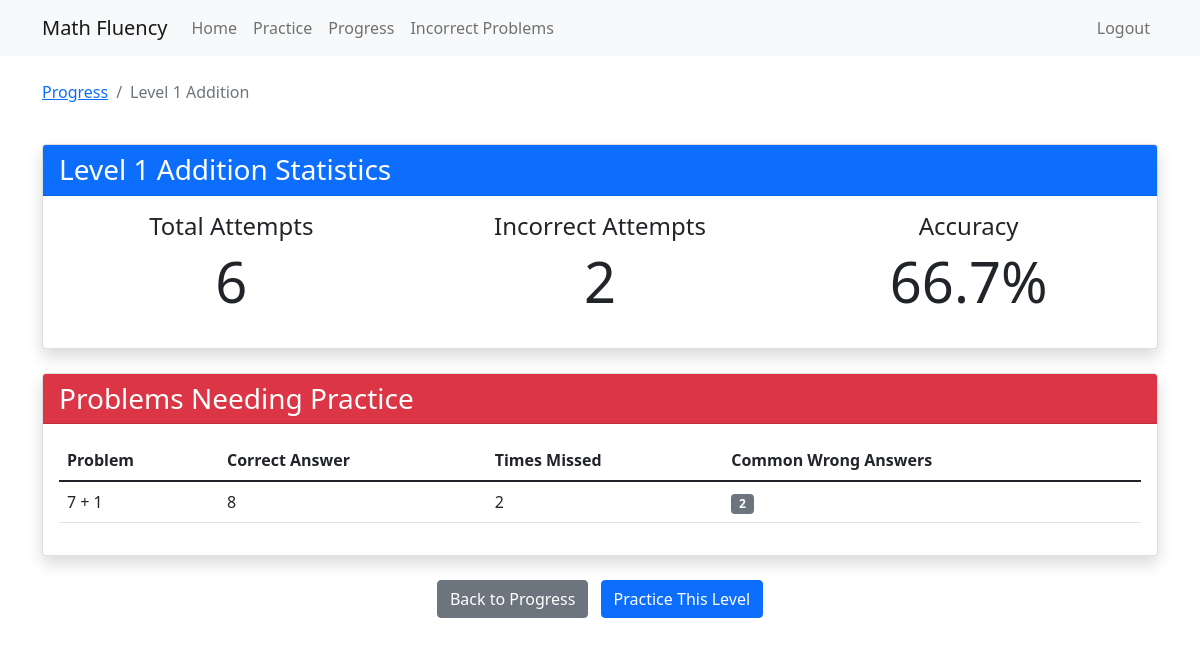
Page /analyze_level/addition/1 (signed in) on the earlier database version.
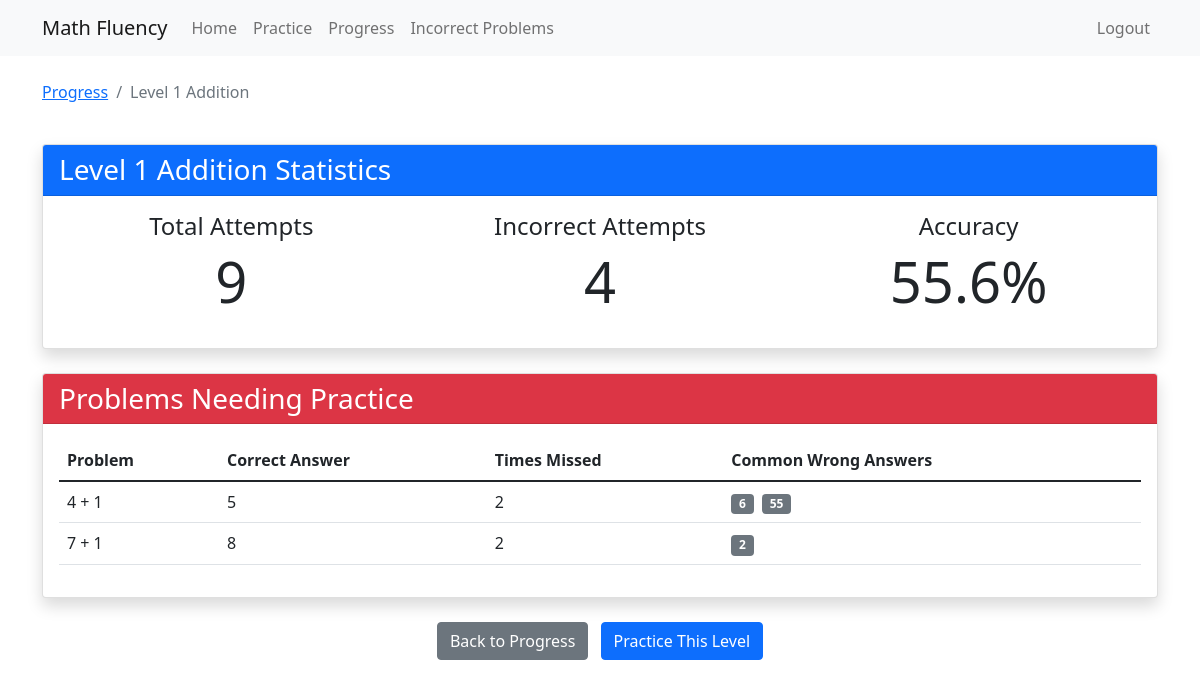
Same page on the later database version.
### models/practice_attempt.py (models this page shows)
class PracticeAttempt(db.Model):
    id = db.Column(db.Integer, primary_key=True)
    user_id = db.Column(db.Integer, db.ForeignKey('user.id'), nullable=False)
    operation = db.Column(db.String(20), nullable=False)  # 'addition' or 'multiplication'
    level = db.Column(db.Integer, nullable=False)
    problem = db.Column(db.String(50), nullable=False)
    user_answer = db.Column(db.Integer, nullable=False)
    correct_answer = db.Column(db.Integer, nullable=False)
    is_correct = db.Column(db.Boolean, nullable=False)
    time_taken = db.Column(db.Float)  # in seconds
    created_at = db.Column(db.DateTime, default=datetime.utcnow)
    user = db.relationship('User', backref=db.backref('practice_attempts', lazy=True))

### app.py (the view)
@app.route('/analyze_level/<operation>/<int:level>')
@login_required
def analyze_level(operation, level):
    try:
        attempts = PracticeAttempt.query.filter(
            PracticeAttempt.user_id == current_user.id,
            PracticeAttempt.operation == operation,
            PracticeAttempt.level == level
        ).order_by(PracticeAttempt.created_at.desc()).all()
        total_attempts = len(attempts)
        incorrect_attempts = [a for a in attempts if not a.is_correct]
        problem_stats = {}
        for attempt in incorrect_attempts:
            if attempt.problem not in problem_stats:
                problem_stats[attempt.problem] = {
                    'incorrect_count': 0,
                    'user_answers': [],
                    'correct_answer': attempt.correct_answer
                }
            problem_stats[attempt.problem]['incorrect_count'] += 1
            problem_stats[attempt.problem]['user_answers'].append(attempt.user_answer)
        problems_list = [
            {
                'problem': problem,
                'incorrect_count': stats['incorrect_count'],
                'user_answers': stats['user_answers'],
                'correct_answer': stats['correct_answer']
            }
            for problem, stats in problem_stats.items()
        ]
        problems_list.sort(key=lambda x: x['incorrect_count'], reverse=True)
        accuracy = ((total_attempts - len(incorrect_attempts)) / total_attempts * 100) if total_attempts > 0 else 0
        return render_template('analyze_level.html',
            operation=operation,
            level=level,
            total_attempts=total_attempts,
            incorrect_count=len(incorrect_attempts),
            accuracy=accuracy,
            problems=problems_list
        )
    except Exception as e:
        print(f"Error in analyze_level route: {str(e)}")
        return f"An error occurred: {str(e)}", 500

### app.py (called while the page is built)
@app.template_filter('unique')
def unique_filter(l):
    seen = set()
    return [x for x in l if not (x in seen or seen.add(x))]

@login_manager.user_loader
def load_user(user_id):
    return User.query.get(int(user_id))

### templates/analyze_level.html (shortened to what this page needs)
{% extends "base.html" %}
{% block content %}
<div class="container mt-4">
    <div class="row mb-4">
        <div class="col">
            <nav aria-label="breadcrumb">
                <ol class="breadcrumb">
                    <li class="breadcrumb-item"><a href="{{ url_for('progress') }}">Progress</a></li>
                    <li class="breadcrumb-item active">Level {{ level }} {{ operation|title }}</li>
                </ol>
            </nav>
        </div>
    </div>
    <div class="card mb-4 shadow">
        <div class="card-header bg-primary text-white">
            <h3 class="mb-0">Level {{ level }} {{ operation|title }} Statistics</h3>
        </div>
        <div class="card-body">
            <div class="row">
                <div class="col-md-4 text-center mb-3">
                    <h4>Total Attempts</h4>
                    <div class="display-4">{{ total_attempts }}</div>
                </div>
                <div class="col-md-4 text-center mb-3">
                    <h4>Incorrect Attempts</h4>
                    <div class="display-4">{{ incorrect_count }}</div>
                </div>
                <div class="col-md-4 text-center mb-3">
                    <h4>Accuracy</h4>
                    <div class="display-4">{{ "%.1f"|format(accuracy) }}%</div>
                </div>
            </div>
        </div>
    </div>
    {% if problems %}
    <div class="card mb-4 shadow">
        <div class="card-header bg-danger text-white">
            <h3 class="mb-0">Problems Needing Practice</h3>
        </div>
        <div class="card-body">
            <div class="table-responsive">
                <table class="table table-hover">
                    <thead>
                        <tr>
                            <th>Problem</th>
                            <th>Correct Answer</th>
                            <th>Times Missed</th>
                            <th>Common Wrong Answers</th>
                        </tr>
                    </thead>
                    <tbody>
                        {% for problem in problems %}
                        <tr>
                            <td>{{ problem['problem'] }}</td>
                            <td>{{ problem['correct_answer'] }}</td>
                            <td>{{ problem['incorrect_count'] }}</td>
                            <td>
                                {% for answer in problem['user_answers']|unique|sort %}
                                <span class="badge bg-secondary me-1">{{ answer }}</span>
                                {% endfor %}
                            </td>
                        </tr>
                        {% endfor %}
                    </tbody>
                </table>
            </div>
        </div>
    </div>
    {% else %}
    <div class="alert alert-success" role="alert">
        <h4 class="alert-heading">Great job!</h4>
        <p>You haven't made any mistakes at this level yet. Keep up the good work!</p>
    </div>
    {% endif %}
    <div class="text-center mb-4">
        <a href="{{ url_for('progress') }}" class="btn btn-secondary me-2">
            Back to Progress
        </a>
        <a href="{{ url_for('practice') }}" class="btn btn-primary">
            Practice This Level
        </a>
    </div>
</div>
{% endblock %}

Differences in the rows shown:
added PracticeAttempt: problem "4 + 1", correct_answer "5", incorrect_count "2", unique "6" "55"
Other differences:
{{ total_attempts }}: "6" → "9"
{{ incorrect_count }}: "2" → "4"
{{ "%.1f"|format(accuracy) }}: "66.7" → "55.6"
